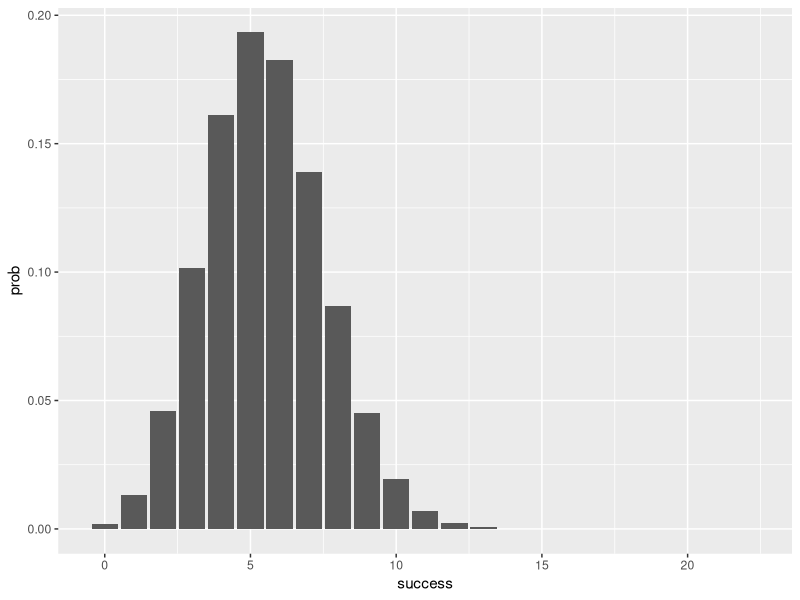
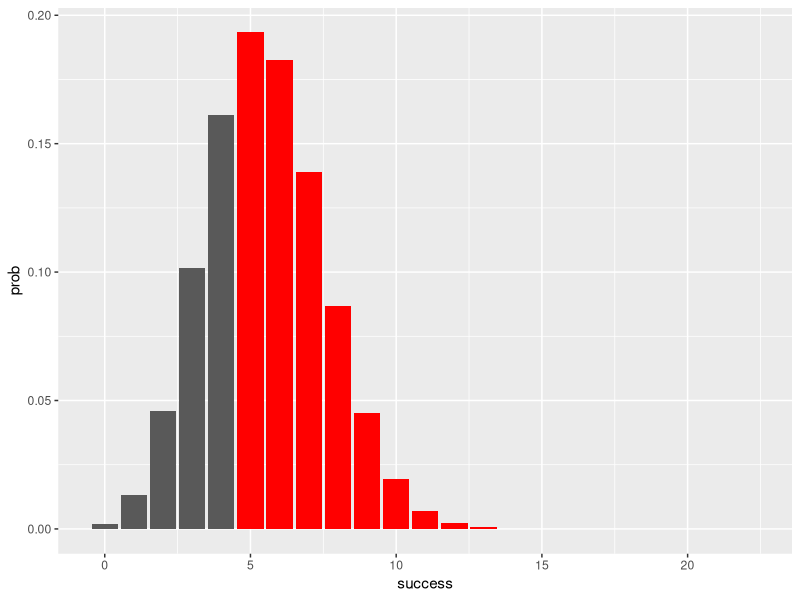
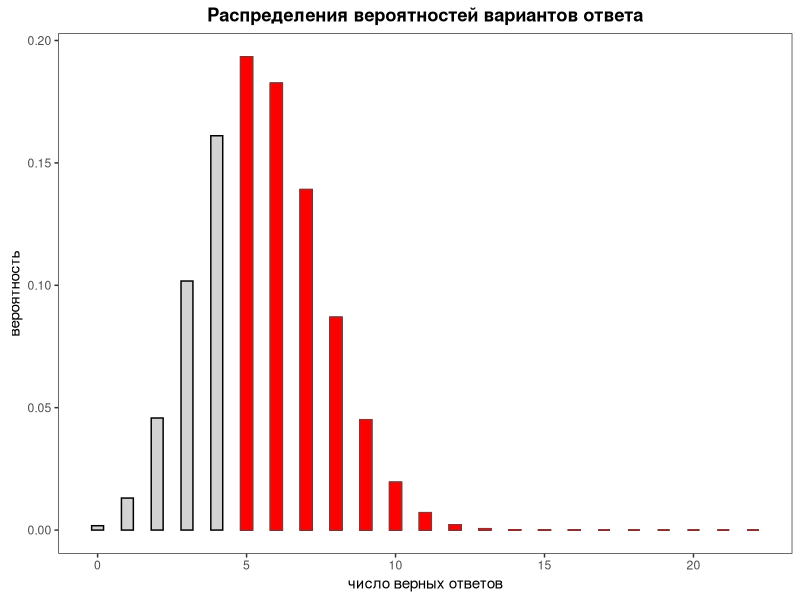

These charts were generated, in order, by the following R code:
# Вопрос 1.1: В экзаменационном тесте нужно отмечать как правильный один из двух вариантов ответа.
#             Всего в тесте 22 вопросов одинаковой трудности.
#             Учащийся правильно ответил на 19 вопросов.
#             Действительно ли учащийся что-то знает по
#             сдаваемому предмету или же отвечал наугад, и ему просто повезло?


# 1) Дано:
     num_successes <- 19-1 # число успехов
     num_attempts  <- 22   # число попыток

#    1.1) Сначала формулируем нулевую статистическую гипотезу: H0:Pверно=0.5.
     
#         Мы можем дать объяснение, что на самом деле учащемуся везде и отвечал на угал.
#         Иначе говоря, правильный ответ не связан со знанием, никакой закономерности 
#         за отгадываниями не кроется
     
#         Гипотеза об отсутствии закономерности называется нулевой и обозначается H0 
#                                                          ¯¯¯¯¯¯¯¯¯¯¯¯¯¯¯¯¯¯¯¯¯¯¯¯¯
          P_true <- 0.5 # вероятность успеха
    
#         Эту гипотезу о случайности угадывания мы можем сформулировать уже в статистических 
#         терминах: нам могут чисто случайно попасться (случайная выборка) несколько правильных 
#         ответов подряд, но в целом (в генеральной совокупности) правильные и неправильные ответы 
#         встречаются одинаково часто (распределены равномерно). Такая гипотеза называется 
#         статистической и может быть кратко записана в виде формулы: H0:Pверно=0.5.
#         ¯¯¯¯¯¯¯¯¯¯¯¯¯¯       
        
#    1.2) Для работы с биномиальным распределением в R имеется стандартный набор функций: 
#         • pbinom(), 
#         • qbinom(), 
#         • dbinom(), 
#         • rbinom().
    
          cumulative_prob <- pbinom(q    = num_successes,    # число успехов
                                    size = num_attempts,     # число попыток
                                    prob = P_true)           # вероятность успеха
          cumulative_prob
#                                                                                "19 - число успехов"
#         Таким образом мы вычислили кумулятивную вероятность верных ответов от 0 до 19.
    
#    1.3) Теперь вычтем её из 1 и получим кумулятивную вероятность верных ответов от 19 (число успехов) и больше:
          p_value = 1 - cumulative_prob; p_value
          
          # ИЛИ
          
          # binom.test(x = num_successes, 
          #            n = num_attempts,
          #            p = P_true)
  
#         -!ПРИМЕЧАНИЕ!-
#         ¯¯¯¯¯¯¯¯¯¯¯¯¯¯
#         Вероятность в статистике понимается как потенциальная встречаемость чего-либо. 
#         p-значение — это встречаемость результата не хуже, чем наш, при условии, что нулевая гипотеза истинна. 
#         p-значение — это НЕ вероятность того, что нулевая гипотеза истинна! 
#         “Встречаемость гипотезы” — бессмыслица: гипотеза не встречается, она либо истинна, либо ложна.
          
    
#    1.4) Cудим по p-значению о том, насколько адекватна нулевая гипотеза и значим полученный результат.
#         Если p < 0.05, H0 отвергается, а результат расценивается как статистически значимый.
#                           ¯¯¯¯¯¯¯¯¯¯¯                                ¯¯¯¯¯¯¯¯¯¯¯¯¯¯¯¯¯¯¯¯¯¯
          print("2 варианта отвевто: P-верное = 0.5")
          
          cat("\n   • p-значение ", p_value,     "\n")
          
          if    (p_value < 0.05) 
                {cat("\nНулевая гипотеза H0 - \033[1mотвергается\033[0m\n")
                 cat("Результат оказался статистически \033[1mзначимым\033[0m\n")
                 cat("Таким образом, гипотеза о том, что ... \033[1mподтвертидась\033[0m\n\n")
                 
                 
          } else 
                {cat("\nНулевая гипотеза H0 - \033[1mне отвергается\033[0m\n")
                 cat("Результат оказался статистически \033[1mне значимым\033[0m\n")
                 cat("Таким образом, гипотеза о том, что ... \033[1mне подтвертидась\033[0m\n\n")}
          
          
  
#         -!ПРИМЕЧАНИЕ!-
#         ¯¯¯¯¯¯¯¯¯¯¯¯¯¯                  
#         проверка значимости имеет смысл, только если завершается 
#         содержательным выводом относительно исходной гипотезы.        
          
          
# Вопрос 1.2: Проверьте ту же гипотезу исследования при условии, что вариантов ответа  
#             на каждый вопрос было не 2, а 4, и верных ответов оказалось 5 из 22.       

# 2) Дано:       
     num_successes <- 5-1  # число успехов
     num_attempts  <- 22 # число попыток         
     
     P_true <- 1/4 # вероятность успеха     
     
         
     cumulative_prob <- pbinom(q    = num_successes,    # число успехов
                               size = num_attempts,     # число попыток
                               prob = P_true)           # вероятность успеха
     cumulative_prob   
     
     p_value = 1 - cumulative_prob; p_value
     
     # # ИЛИ
     # 
     # binom.test(x=5-1, n = 22, p = 1/4)
     
     print("4 варианта отвевто: P-верное = 1/4")
     
     cat("\n   • p-значение ", p_value,     "\n")
     
     
     cat("\nУчащийся в экзаменационном тесте правильно ответил в\n",
         
paste0(round(((num_successes+1)*100/ num_attempts)),"%"), "случаев, всего вопросов было", paste0(num_attempts,"."), "Для проверки     
гипотезы о том, что он что-то знал по сдаваемому     
предмету, использовался биномиальный критерий.")     
     
     if    (p_value < 0.05) 
     {cat("\nНулевая гипотеза H0 - \033[1mотвергается\033[0m\n")
      cat("Результат оказался статистически \033[1mзначимым\033[0m\n")
      cat("Таким образом, гипотеза (исследования) о том, что ... \033[1mподтвертидась.\033[0m\n")
       
       
     } else 
     {cat("\nНулевая гипотеза H0 - \033[1mне отвергается\033[0m\n")
      cat("Результат оказался статистически \033[1mне значимым\033[0m\n")
      cat("Таким образом, гипотеза (исследования) о том, что ... \033[1mне подтвертидась.\033[0m\n")}
     
  
     
# Вопрос 2:

# Построим такую диаграмму для нулевой гипотезы на примере с 
# угадыванием 5 раз из 22 и выделим цветом столбики, отображающие p-значение.
     
     library(ggplot2)
     
# 1) Первая команда создаёт вектор success чисел возможных успехов: 
#    от 0 до num_attempts из 22 попыток.     
     success <- 0:num_attempts
     
# 2) Затем функция data.frame создаёт таблицу данных, первым столбцом которой 
#    становится вектор success, а вторым — вектор prob, в который мы тут же с 
#    помощью dbinom() сохраняем вероятности биномиального распределения, 
#    соответствующие значениям success.
     
     tbl <- data.frame(success, prob = dbinom(success, 
                                              num_attempts, # число успехов
                                              P_true))      # вероятность успеха
     
#    Заметим, что данные мы создали именно в виде таблицы: векторов 
#    аргумент data функции ggplot не принимает.
     num_successes<-(num_successes+1)
     
# 3) Теперь по полученной таблице построим диаграмму этого распределения:     
     ggplot() +
       geom_col(aes(success, prob), data = tbl)  # столбиковая диаграмма по частотам
     
#    Слой geom_col() строит диаграмму со значениями success 
#    по оси x и столбиками высотой prob из нашей таблицы.
#    Остаётся выделить столбики значений, отображающие p-
#    значение, т.е. суммарную вероятность успехов от "число успехов" и  
#    выше. Для этого добавим ещё один такой же слой, но  
#    другого цвета и с диапазоном значений x не ниже "число успехов": 
     
     ggplot(data = tbl, aes(success, prob)) +  # общие аргументы
       geom_col() +  # столбиковая диаграмма
#                                         число успехов
       geom_col(data = tbl[tbl$success >= num_successes, ], fill = "red")  # другой диапазон x и заливка цветом
     
#    С помощью фильтра мы отобрали из таблицы данных 
#    только строки с числом успехов большим или равным "число успехов".
 
#    Дополнительно мы перенесли аргументы первого слоя
#    geom_col() в начало функции ggplot(): так они становятся
#    общими для всех слоёв. 
     
# 4) Настроим внешний вид диаграммы, чтобы столбики были
#    не такие широкие, как у номинальной переменной:
     
     plot.x1 <- ggplot(data = tbl, aes(success, prob)) +
       geom_col(width = 0.4, fill = 'light gray', colour = "black") +  # узкие столбики с заливкой и контуром разных цветов
       geom_col(data = tbl[tbl$success >= num_successes, ], width = 0.4, fill = "red", colour = 'brown') +
       theme_bw() +  # ч/б тема
       theme(panel.grid = element_blank(), plot.title = element_text(face = 'bold', hjust = 0.5))+  # отключение сетки
       labs(title = "Распределения вероятностей вариантов ответа", 
            y = 'вероятность',  
            x = 'число верных ответов')
       
     
     plot(plot.x1)
     # Учащийся в экзаменационном тесте правильно ответил в 18% случаев, всего вопросов было 22. Для проверки гипотезы о том, что он что-то знал по сдаваемому предмету, использовался биномиальный критерий. Результат оказался статистически не значимым (p= 0.675).
     # Таким образом, гипотеза о том, что учащийся что-то знал по сдаваемому предмету, не подтвердилась.
     
     
       
     
     
     # Учащийся в экзаменационном тесте правильно ответил в 18% случаев, всего вопросов было 22. Для проверки гипотезы о том, что он что-то знал по сдаваемому предмету, использовался биномиальный критерий. Результат оказался статистически не значимым (p= 0.675).
     # Таким образом, гипотеза о том, что учащийся что-то знал по сдаваемому предмету, не подтвердилась.
     
     
     
     